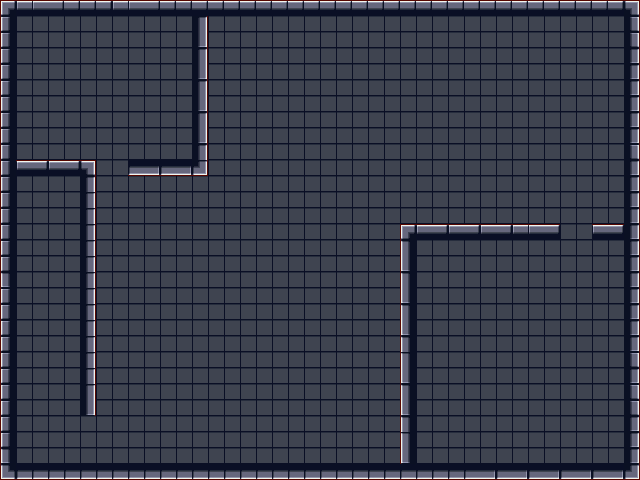

A 2D game scene composited from a Tiled map and its tileset images. What follows is a short description and the map's XML, with each tile layer's data collapsed to a summary:
An orthogonal 40x30 tile map with 16x16 px tiles, 2 tile layers (Collision, tiles), 2 tilesets.

<map version="1.0" orientation="orthogonal" width="40" height="30" tilewidth="16" tileheight="16">
 <tileset firstgid="1" name="tiles" tilewidth="16" tileheight="16">
  <image source="walking.png" width="128" height="64" />
 </tileset>
 <tileset firstgid="33" name="collision" tilewidth="16" tileheight="16">
  <image source="fetch.png" trans="ffffff" width="128" height="51" />
 </tileset>
 <layer name="Collision" width="40" height="30">
  <data>[1200 cells, 196 non-empty, 1 distinct tile ids]</data>
 </layer>
 <layer name="tiles" width="40" height="30">
  <data>[1200 cells, 1200 non-empty, 17 distinct tile ids]</data>
 </layer>
</map>
